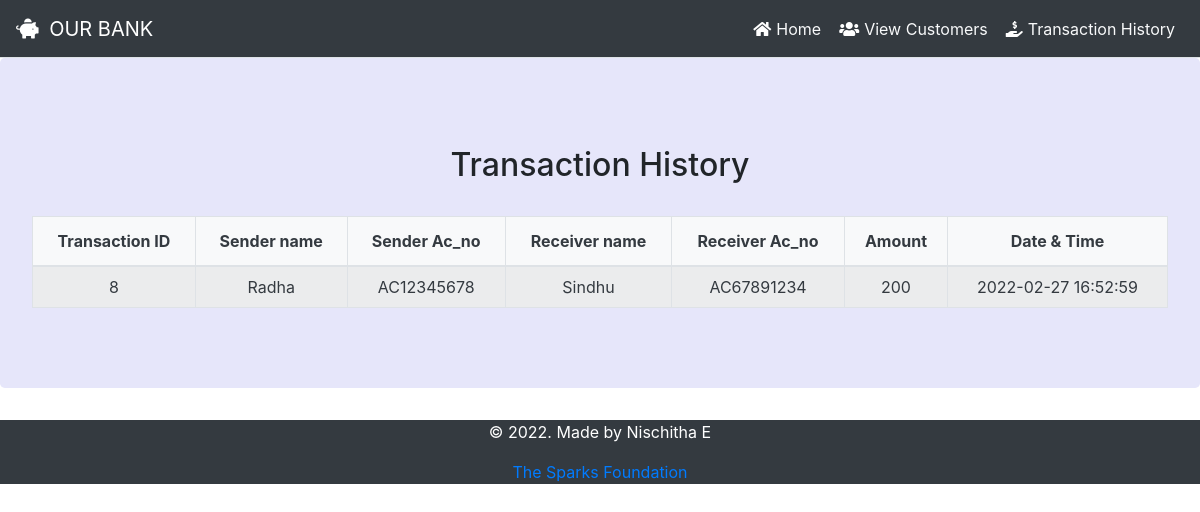
The page /history.php on the database its author committed.
### tables this page shows
CREATE TABLE `transfers` (
  `t_no` int(11) NOT NULL,
  `s_name` varchar(15) NOT NULL,
  `s_acc_no` varchar(25) NOT NULL,
  `r_name` varchar(15) NOT NULL,
  `r_acc_no` varchar(25) NOT NULL,
  `amount` float NOT NULL,
  `date_time` timestamp NOT NULL DEFAULT current_timestamp() ON UPDATE current_timestamp()
);

### history.php (the view, shortened to what this page needs)
<?php
 include 'sql_connect.php';
  require_once "./header.php";
  $sql ="select * from transfers";
  $query =mysqli_query($conn, $sql);
?>
<!DOCTYPE html>
<html>
    <head>
        <link rel="stylesheet" href="https://maxcdn.bootstrapcdn.com/bootstrap/4.0.0/css/bootstrap.min.css">
        <link rel="stylesheet" href="http://maxcdn.bootstrapcdn.com/font-awesome/4.3.0/css/font-awesome.min.css">
        <link rel="stylesheet" href="https://maxcdn.bootstrapcdn.com/bootstrap/4.5.2/css/bootstrap.min.css">
    </head>
</html>
<div class="jumbotron" style="background-color:lavender;">
        <h2 class="text-center pt-4">Transaction History </h2>
       <br>
       <div class="table-responsive-sm " >
        <table class=" container text-center table table-hover  table-striped table-condensed table-bordered  bg-light text-dark ">
        <thead>
            <tr>
                <th class="text-center">Transaction ID </th>
                <th class="text-center">Sender name</th>
                <th class="text-center">Sender Ac_no</th>
                <th class="text-center">Receiver name</th>
                <th class="text-center">Receiver Ac_no</th>
                <th class="text-center">Amount</th>
                <th class="text-center">Date & Time</th>
            </tr>
        </thead>
        <tbody>
        <?php
            while($rows = mysqli_fetch_assoc($query))
            {
        ?>
            <tr >
                <td class="py-2"><?php echo $rows['t_no']; ?></td>
                <td class="py-2"><?php echo $rows['s_name']; ?></td>
                <td class="py-2"><?php echo $rows['s_acc_no']; ?></td>
                <td class="py-2"><?php echo $rows['r_name']; ?></td>
                <td class="py-2"><?php echo $rows['r_acc_no']; ?> </td>
                <td class="py-2"><?php echo $rows['amount']; ?> </td>
                <td class="py-2"><?php echo $rows['date_time']; ?> </td>
            </tr>
        <?php
            }
        ?>
        </tbody>
    </table>
    </div>
</div>
<div >
<?php
    include "./footer.php";
?>

### rows shown on the page
transfers: t_no "8", s_name "Radha", s_acc_no "AC12345678", r_name "Sindhu", r_acc_no "AC67891234", amount "200", date_time "2022-02-27 16:52:59"
